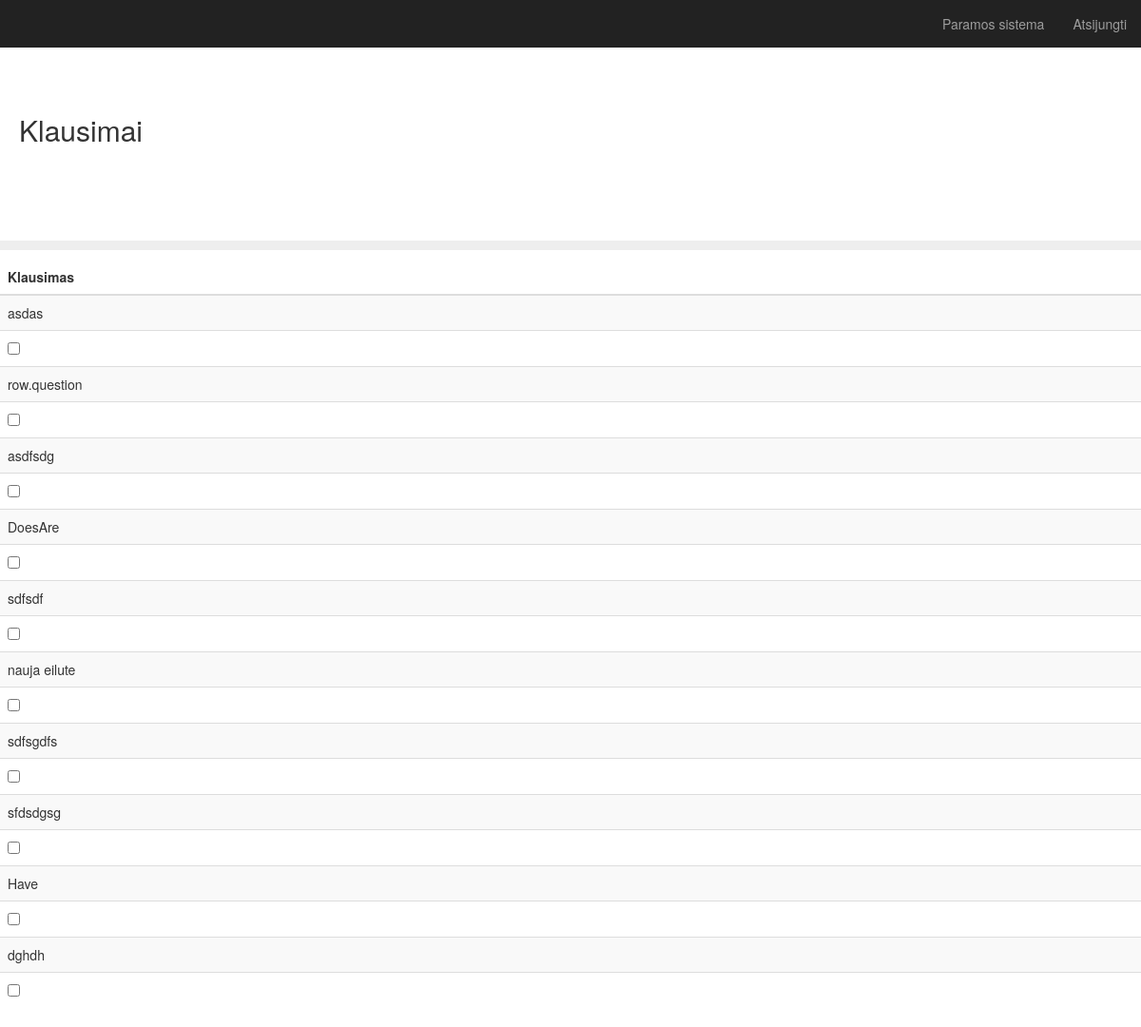
Before: /survey (signed in) with the older database file.
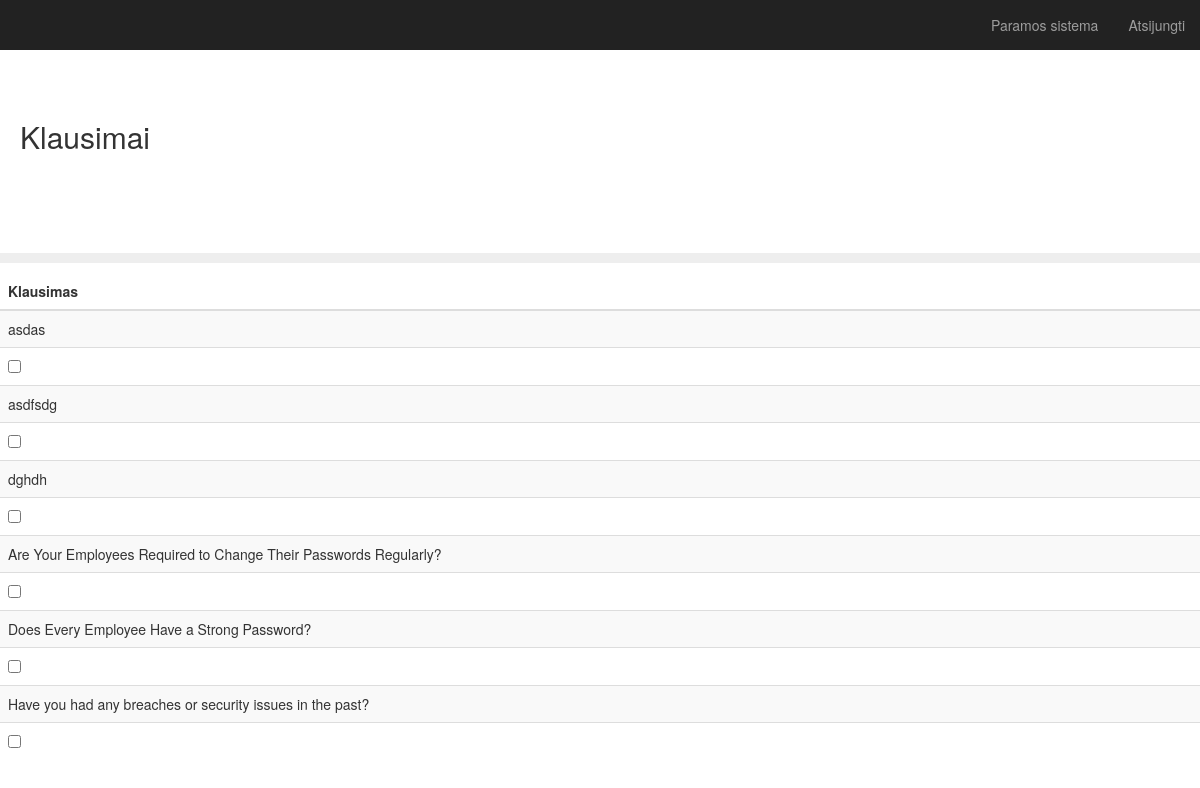
After: the same page with the newer database file.
### app.py (models this page shows)
class Todo(db.Model):
    id = db.Column(db.Integer, primary_key=True)
    question = db.Column(db.String(200), nullable=False)
    impact = db.Column(db.Integer, nullable=False)
    likelihood = db.Column(db.Integer, nullable=False)
    date_created = db.Column(db.DateTime, default=datetime.utcnow)

### app.py (the view)
@app.route('/survey', methods=['GET'])
@login_required
def survey():
        rows = Todo.query.order_by(Todo.date_created).all()
        return render_template('survey.html', rows=rows)

### app.py (called while the page is built)
@login_manager.user_loader
def load_user(user_id):
    return User.query.get(int(user_id))

### templates/survey.html (shortened to what this page needs)
{% extends "bootstrap/base.html" %}
{% block styles %}
{{super()}}
<link rel="stylesheet" href="{{url_for('.static', filename='main.css')}}">
{% endblock %}
{% block content %}
    <nav class="navbar navbar-inverse navbar-fixed-top">
      <div class="container-fluid">
        <div id="navbar" class="navbar-collapse collapse">
          <ul class="nav navbar-nav navbar-right">
            <li><a href="#">Paramos sistema</a></li>
            <li><a href="{{ url_for('logout') }}">Atsijungti</a></li>
          </ul>
        </div>
      </div>
    </nav>
  <h2 class="sub-header">Klausimai</h2>
          <div class="table-responsive">
            <table class="table table-striped">
              <thead>
                <tr>
                  <th>Klausimas</th>
                </tr>
              </thead>
              <tbody>
                {% for row in rows %}
                <tr>
                    <td>{{ row.question }}</td>
                    <tr>
                    <td><input type="checkbox"></td>
                    </tr>
                </tr>
            {% endfor %}
              </tbody>
{% endblock %}

Changed rows visible on the page:
removed Todo: question "row.question"
removed Todo: question "DoesAre"
removed Todo: question "sdfsdf"
removed Todo: question "nauja eilute"
removed Todo: question "sdfsgdfs"
removed Todo: question "sfdsdgsg"
removed Todo: question "Have"
added Todo: question "Are Your Employees Required to Change Their Passwords Regularly?"
added Todo: question "Does Every Employee Have a Strong Password?"
added Todo: question "Have you had any breaches or security issues in the past?"
